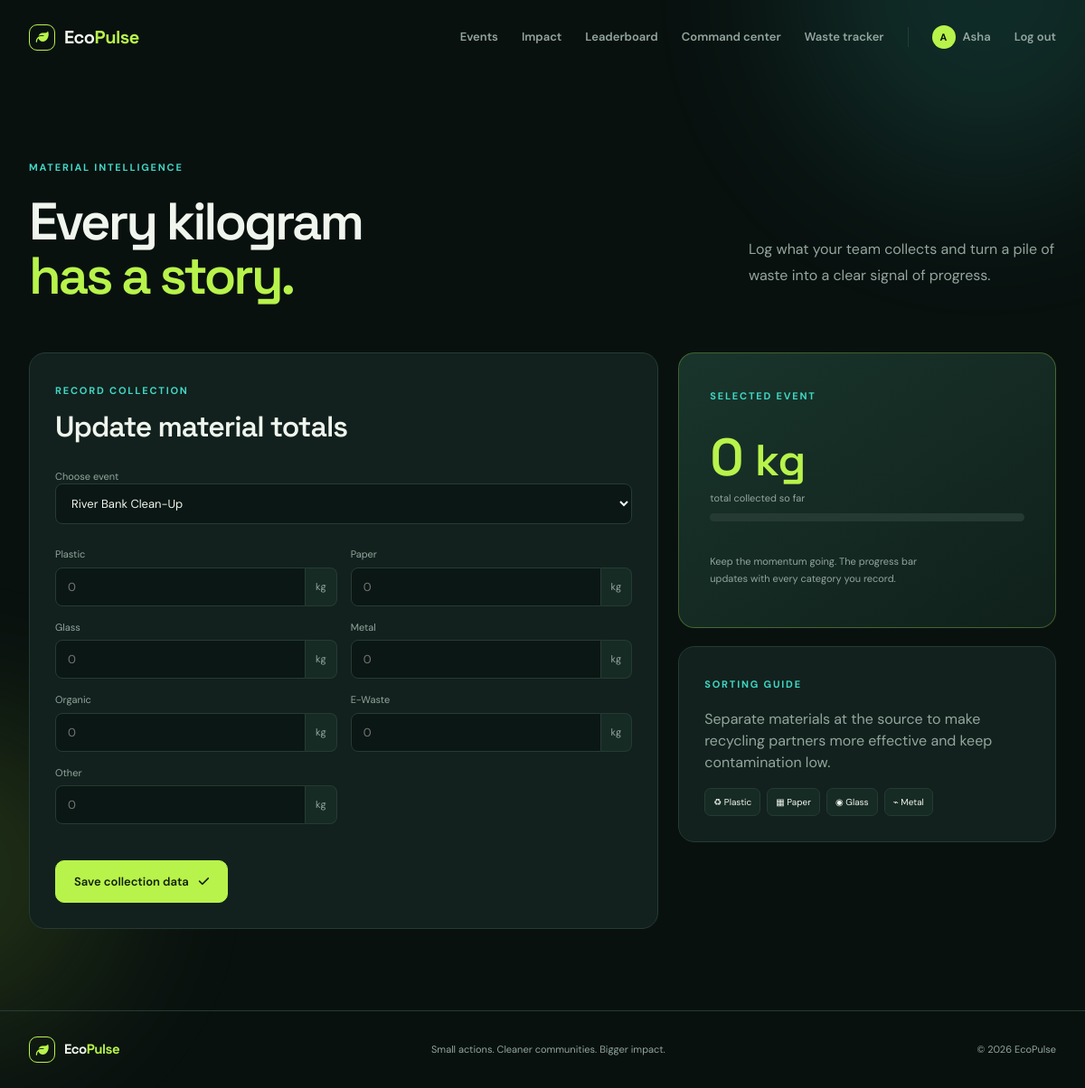
Screenshot of /waste-tracker (signed in) with the database file from the repository.
### tables this page shows
CREATE TABLE users (id INTEGER PRIMARY KEY, name TEXT NOT NULL, email TEXT UNIQUE NOT NULL, phone TEXT, password TEXT NOT NULL, role TEXT NOT NULL DEFAULT 'volunteer', points INTEGER DEFAULT 0, created_at TEXT DEFAULT CURRENT_TIMESTAMP);

CREATE TABLE events (id INTEGER PRIMARY KEY, name TEXT NOT NULL, description TEXT, location TEXT NOT NULL, event_date TEXT NOT NULL, start_time TEXT, end_time TEXT, max_volunteers INTEGER DEFAULT 50, target_waste REAL DEFAULT 100, category TEXT, difficulty TEXT, equipment TEXT, status TEXT DEFAULT 'Upcoming', image TEXT, created_by INTEGER REFERENCES users(id), created_at TEXT DEFAULT CURRENT_TIMESTAMP);

### app.py (the view, shortened to what this page needs)
@app.route('/waste-tracker', methods=['GET', 'POST'])
@admin_required
def waste_tracker():
    db = get_db()
    events_data = [{**dict(e), **event_stats(e)} for e in db.execute('SELECT * FROM events ORDER BY event_date DESC').fetchall()]
    selected = request.args.get('event_id', events_data[0]['id'] if events_data else None)
    breakdown = db.execute('SELECT category,quantity FROM waste_collection WHERE event_id=?', (selected,)).fetchall() if selected else []
    return render_template('waste_tracker.html', events=events_data, selected=selected, breakdown=breakdown)

### app.py (called while the page is built)
def get_db():
    if 'db' not in g:
        g.db = sqlite3.connect(app.config['DATABASE'])
        g.db.row_factory = sqlite3.Row
        g.db.execute('PRAGMA foreign_keys = ON')
    return g.db

def current_user():
    if 'user_id' not in session:
        return None
    return get_db().execute('SELECT * FROM users WHERE id=?', (session['user_id'],)).fetchone()

@app.context_processor
def inject_globals():
    return {'current_user': current_user(), 'categories': CATEGORIES, 'year': datetime.now().year}

def admin_required(view):
    @wraps(view)
    def wrapped(*args, **kwargs):
        user = current_user()
        if not user or user['role'] != 'admin':
            abort(403)
        return view(*args, **kwargs)
    return wrapped

def event_stats(event):
    db = get_db()
    collected = db.execute('SELECT COALESCE(SUM(quantity),0) AS total FROM waste_collection WHERE event_id=?', (event['id'],)).fetchone()['total']
    volunteers = db.execute('SELECT COUNT(*) AS total FROM event_registrations WHERE event_id=?', (event['id'],)).fetchone()['total']
    progress = min(100, round((collected / event['target_waste']) * 100)) if event['target_waste'] else 0
    return {'collected': collected, 'volunteers': volunteers, 'progress': progress}

### templates/waste_tracker.html
{% extends 'base.html' %}{% block title %}Waste Tracker{% endblock %}{% block content %}<section class="page-head wrap"><div><span class="section-kicker">Material intelligence</span><h1>Every kilogram<br><em>has a story.</em></h1></div><p>Log what your team collects and turn a pile of waste into a clear signal of progress.</p></section><section class="wrap tracker-layout"><form class="form-panel" method="post"><div class="section-head"><div><span class="section-kicker">Record collection</span><h2>Update material totals</h2></div></div><label>Choose event<select name="event_id" onchange="this.form.submit()">{% for event in events %}<option value="{{ event.id }}" {% if event.id|string == selected|string %}selected{% endif %}>{{ event.name }}</option>{% endfor %}</select></label><div class="waste-inputs">{% for category in categories %}<label>{{ category }}<div class="input-unit"><input type="number" step="0.1" min="0" name="{{ category }}" value="{% for item in breakdown if item.category == category %}{{ item.quantity }}{% endfor %}" placeholder="0"><span>kg</span></div></label>{% endfor %}</div><button class="button">Save collection data <i class="fa-solid fa-check"></i></button></form><div class="tracker-side"><div class="impact-score compact"><span class="section-kicker">Selected event</span><strong>{% for e in events if e.id|string == selected|string %}{{ e.collected|round|int }}{% endfor %}<small> kg</small></strong><span>total collected so far</span><div class="progress progress-tall"><span style="width:{% for e in events if e.id|string == selected|string %}{{ e.progress }}{% endfor %}%"></span></div><p>Keep the momentum going. The progress bar updates with every category you record.</p></div><div class="mini-panel"><span class="section-kicker">Sorting guide</span><p class="muted">Separate materials at the source to make recycling partners more effective and keep contamination low.</p><div class="guide-tags"><span>♻ Plastic</span><span>▦ Paper</span><span>◉ Glass</span><span>⌁ Metal</span></div></div></div></section>{% endblock %}

### templates/base.html (shortened to what this page needs)
<!doctype html>
<html lang="en">
<head>
  <link rel="stylesheet" href="https://cdnjs.cloudflare.com/ajax/libs/font-awesome/6.7.2/css/all.min.css">
  <link rel="stylesheet" href="{{ url_for('static', filename='css/style.css') }}">
</head>
<body>
<div class="ambient ambient-one"></div><div class="ambient ambient-two"></div>
<nav class="nav"><a class="brand" href="{{ url_for('index') }}"><span class="brand-mark"><i class="fa-solid fa-leaf"></i></span><span>Eco<span class="green">Pulse</span></span></a><button class="nav-toggle" onclick="document.querySelector('.nav-links').classList.toggle('open')"></button><div class="nav-links"><a href="{{ url_for('events') }}">Events</a><a href="{{ url_for('impact') }}">Impact</a><a href="{{ url_for('leaderboard') }}">Leaderboard</a>{% if current_user and current_user.role == 'admin' %}<a href="{{ url_for('dashboard') }}">Command center</a><a href="{{ url_for('waste_tracker') }}">Waste tracker</a>{% endif %}{% if current_user %}<a class="user-chip" href="{{ url_for('profile') }}"><span>{{ current_user.name[0] }}</span>{{ current_user.name.split()[0] }}</a><a class="text-link" href="{{ url_for('logout') }}">Log out</a>{% else %}<a class="text-link" href="{{ url_for('login') }}">Log in</a><a class="button button-small" href="{{ url_for('register') }}">Join the movement <i class="fa-solid fa-arrow-up-right-from-square"></i></a>{% endif %}</div></nav>
<main>{% block content %}{% endblock %}</main>
<footer><div class="brand"><span class="brand-mark"><i class="fa-solid fa-leaf"></i></span><span>Eco<span class="green">Pulse</span></span></div><span>Small actions. Cleaner communities. Bigger impact.</span><span>© {{ year }} EcoPulse</span></footer>
</body></html>

### rows the page displays
users: name "A", name "Asha"
events: collected "0"

### other values shown
{{ category }} "Plastic" "Paper" "Glass" "Metal" "Organic" "E-Waste" "Other"
form field event_id "River Bank Clean-Up"
